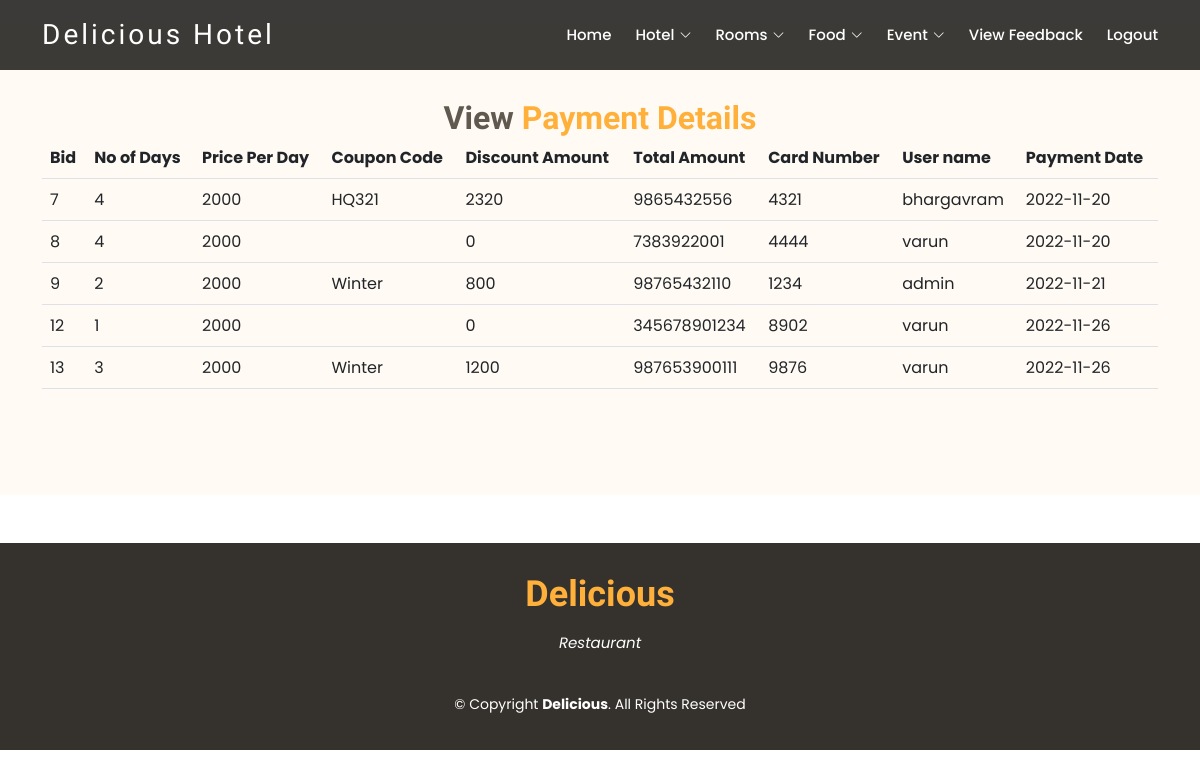
Screenshot of /ViewAPayment.php with the database file from the repository.
### tables this page shows
CREATE TABLE `payment` (
  `bid` int(11) NOT NULL,
  `nod` int(11) NOT NULL,
  `ppd` int(11) NOT NULL,
  `couponcode` varchar(30) NOT NULL,
  `DiscountAmount` int(11) NOT NULL,
  `tamount` int(11) NOT NULL,
  `cardnumber` varchar(20) NOT NULL,
  `pin` int(11) NOT NULL,
  `uname` varchar(30) NOT NULL,
  `pdate` date NOT NULL
);

### ViewAPayment.php (the view, shortened to what this page needs)
<html>
<head>
  <link href=" assets/vendor/animate.css/animate.min.css  " rel="stylesheet">
  <link href=" assets/vendor/bootstrap/css/bootstrap.min.css  " rel="stylesheet">
  <link href=" assets/vendor/bootstrap-icons/bootstrap-icons.css  " rel="stylesheet">
  <link href=" assets/vendor/boxicons/css/boxicons.min.css  " rel="stylesheet">
  <link href=" assets/vendor/glightbox/css/glightbox.min.css  " rel="stylesheet">
  <link href=" assets/vendor/swiper/swiper-bundle.min.css  " rel="stylesheet">
  <link href=" assets/css/style.css  " rel="stylesheet">
</head>
<body>
    <header id="header" class="fixed-top d-flex align-items-center header-transparent">
        <div class="container-fluid container-xl d-flex align-items-center justify-content-between">
          <div class="logo me-auto">
            <h1><a href="index2.html">Delicious Hotel</a></h1>
          </div>
          <?php
             require_once "adminmenu.php";
          ?>
        </div>
      </header>
      <main id="main">
      <br>
      <section id="about" class="about">
  <?php
       require_once "connect.php";
       $sql = "SELECT * FROM payment";
        $stmt = $conn->prepare($sql);
        $stmt->execute();
        $result = $stmt->get_result();
?>
    <div class="container">
      <div class="section-title">
        <h2>View <span>Payment Details</span></h2>
           <table class="table table-border" >
            <tr>
            <th>Bid</th>
                <th>No of Days</th>
                <th>Price Per Day</th>
                <th>Coupon Code</th>
                <th>Discount Amount</th>
                <th>Total Amount</th>
                <th>Card Number</th>
                <th>User name</th>
                <th>Payment Date</th>
            </tr>
        <?php
     if ($result->num_rows > 0) {
    while ($row = $result->fetch_array()) {
        ?>
        <tr>
            <td><?php echo $row[0]; ?></td>
            <td><?php echo $row[1]; ?></td>
            <td><?php echo $row[2]; ?></td>
            <td><?php echo $row[3]; ?></td>
            <td><?php echo $row[4]; ?></td>
            <td><?php echo $row[6]; ?></td>
            <td><?php echo $row[7]; ?></td>
            <td><?php echo $row[8]; ?></td>
            <td><?php echo $row[9]; ?></td>
           </tr>
<?php
    }
}
   ?>
            </table>
         </div>
    </div>
  </section>
  <div style="clear:both">
           <br><br>
    </div>
</main>
       <footer id="footer">
        <div class="container">
          <h3>Delicious</h3>
          <p>Restaurant</p>
          <div class="copyright">
            &copy; Copyright <strong><span>Delicious</span></strong>. All Rights Reserved
          </div>
        </div>
      </footer>
</body>
</html>

### assets/css/style.css (style rules this page uses)
body { font-family: "Poppins", sans-serif; color: #444444; }
a { text-decoration: none; color: #ffb03b; }
h1, h2, h3, h4, h5, h6 { font-family: "Satisfy", sans-serif; }
#header { top: 0px; height: 70px; z-index: 997; transition: all 0.5s; padding: 10px 0; background: rgba(26, 24, 22, 0.85); }
#header.header-transparent { background: rgba(26, 24, 22, 0.85); }
#header .logo h1 { font-size: 28px; margin: 0; line-height: 1; font-weight: 400; letter-spacing: 3px; }
#header .logo h1 a, #header .logo h1 a:hover { color: #fff; text-decoration: none; }
section { padding: 60px 0; }
.section-title { text-align: center; padding-bottom: 30px; }
.section-title h2 { margin: 15px 0 0 0; font-size: 32px; font-weight: 700; color: #5f5950; }
.section-title h2 span { color: #ffb03b; }
.about { background: #fffaf3; }
#footer { background: #35322d; color: #fff; font-size: 14px; text-align: center; padding: 30px 0; }
#footer h3 { font-size: 36px; font-weight: 700; color: #ffb03b; position: relative; padding: 0; margin: 0 0 15px 0; }
#footer p { font-size: 15; font-style: italic; padding: 0; margin: 0 0 40px 0; }
#footer .copyright { margin: 0 0 5px 0; }

### rows the page displays
payment: bid "7", nod "4", ppd "2000", couponcode "HQ321", DiscountAmount "2320", cardnumber "9865432556", pin "4321", uname "bhargavram", pdate "2022-11-20"
payment: bid "8", nod "4", ppd "2000", DiscountAmount "0", cardnumber "7383922001", pin "4444", uname "varun", pdate "2022-11-20"
payment: bid "9", nod "2", ppd "2000", couponcode "Winter", DiscountAmount "800", cardnumber "98765432110", pin "1234", uname "admin", pdate "2022-11-21"
payment: bid "12", nod "1", ppd "2000", DiscountAmount "0", cardnumber "345678901234", pin "8902", uname "varun", pdate "2022-11-26"
payment: bid "13", nod "3", ppd "2000", couponcode "Winter", DiscountAmount "1200", cardnumber "987653900111", pin "9876", uname "varun", pdate "2022-11-26"
